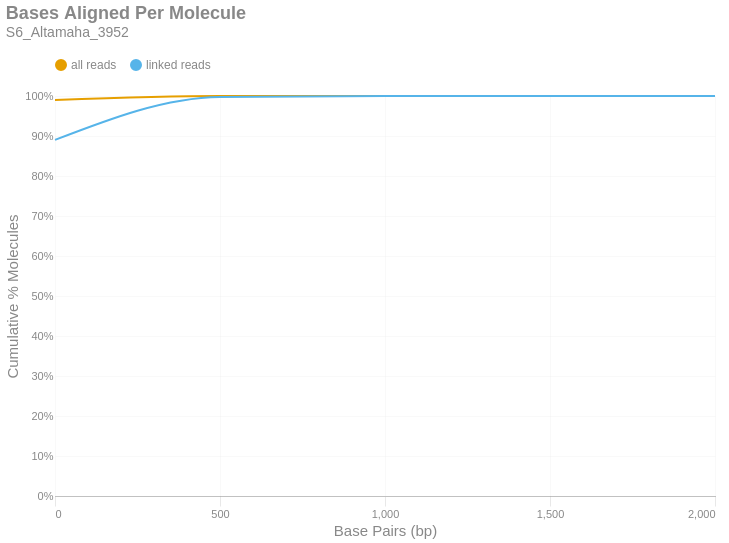

The notebook cell this image was saved under:
### Markdown cell above
### Bases Aligned Per Molecule
This is a cumulative frequency distribution showing the number of base pairs aligned per unique molecule. These data are shown in 500 bp bins. There are two distributions: one with `all reads` (yellow) and another with only `linked reads` (blue). The percent of molecules in the `linked reads` distribution is relative to the total number of linked molecules.

### Code cell
if SKIPLR:
    print_html(f"Skipped")
else:
    binned_df = consolidated_hist(valids['aligned_bp'], mask, 500, True)
    with SafeRender(binned_df):
        (
            density_plot(binned_df, 'Bases Aligned Per Molecule', samplename, 'basesper')
            .encode(
                x=alt.X('bin:Q', title="Base Pairs (bp)").axis(tickMinStep=500).scale(padding=0),
                y=alt.Y('value:Q', title='Cumulative % Molecules')
                    .axis(format='%')
                    .scale(domain = [0,1])
                    .stack(False),
                color=alt.Color("key:N").scale(domain = ["all reads", "linked reads"]),
                tooltip = [
                    alt.Tooltip("key:N", title = "Data Type"),
                    alt.Tooltip("range_label:N", title="Bases Aligned Per Molecule"),
                    alt.Tooltip("value:Q", format = ".2%", title="% Molecules (Cum.)")
                ]
            )
        ).display()

### Figure 1 — Vega-Lite specification as saved in the notebook (floating-point values rounded to 4 significant figures)
{"width": "container", "height": 400, "config": {"title": {"anchor": "start", "dy": -15, "fontSize": 18, "color": "#888888", "subtitleColor": "#888888", "subtitleFontSize": 14}, "arc": {"fill": "#0072B2"}, "axis": {"domainColor": "#888888", "domainWidth": 0.5, "gridWidth": 0.2, "grid": false, "titleFontWeight": 400, "titleFontSize": 15, "labelFontSize": 11, "labelColor": "#888888", "tickColor": "#888888", "tickWidth": 0.2, "titleColor": "#888888"}, "axisBand": {"grid": false}, "axisX": {"grid": true, "tickSize": 10, "domainCap": "round"}, "axisY": {"domain": false, "grid": true, "tickSize": 0, "domainCap": "round"}, "background": "transparent", "header": {"labelFontSize": 15, "labelColor": "#888888", "titleFontSize": 15, "titleFontWeight": 600, "titleColor": "#888888"}, "legend": {"labelFont": "sans-serif", "labelFontSize": 12, "labelColor": "#888888", "symbolSize": 100, "symbolType": "circle", "titleFontSize": 12, "titlePadding": 10, "titleColor": "#888888", "title": null, "orient": "top"}, "range": {"category": ["#E69F00", "#56B4E9", "#009E73", "#F0E442", "#0072B2", "#D55E00", "#CC79A7", "#000000"], "diverging": ["#cfe8f3", "#a2d4ec", "#73bfe2", "#46abdb", "#1696d2", "#12719e"]}, "area": {"fill": "#0072B2", "fillOpacity": 0.7, "line": true, "strokeOpacity": 0.7}, "line": {"color": "#0072B2", "stroke": "#0072B2", "strokeWidth": 2}, "trail": {"color": "#0072B2", "stroke": "#0072B2", "strokeWidth": 0, "size": 1}, "point": {"filled": true, "fillOpacity": 1.0, "size": 95}, "text": {"color": "#888888", "fontSize": 11, "align": "right", "fontWeight": 400, "size": 11}, "bar": {"fill": "#0072B2", "stroke": null}, "view": {"stroke": null, "continuousWidth": 660, "continuousHeight": 400}}, "data": {"name": "data-4647c22a04fb430014434ddf988875b2"}, "mark": {"type": "line", "interpolate": "monotone", "point": {"opacity": 0, "size": 275}}, "encoding": {"color": {"field": "key", "scale": {"domain": ["all reads", "linked reads"]}, "type": "nominal"}, "tooltip": [{"field": "key", "title": "Data Type", "type": "nominal"}, {"field": "range_label", "title": "Bases Aligned Per Molecule", "type": "nominal"}, {"field": "value", "format": ".2%", "title": "% Molecules (Cum.)", "type": "quantitative"}], "x": {"axis": {"tickMinStep": 500}, "field": "bin", "scale": {"padding": 0}, "title": "Base Pairs (bp)", "type": "quantitative"}, "y": {"axis": {"format": "%"}, "field": "value", "scale": {"domain": [0, 1]}, "stack": false, "title": "Cumulative % Molecules", "type": "quantitative"}}, "params": [{"name": "param_c36ac31b6afebe62", "select": {"type": "point", "fields": ["key"]}, "bind": "legend"}], "title": {"text": "Bases Aligned Per Molecule", "subtitle": "S6_Altamaha_3952"}, "transform": [{"fold": ["all reads (cumsum)", "linked reads (cumsum)"]}, {"calculate": "replace(datum.key, ' (cumsum)', '')", "as": "key"}, {"filter": {"param": "param_c36ac31b6afebe62"}}], "usermeta": {"embedOptions": {"downloadFileName": "S6_Altamaha_3952.basesper"}}, "$schema": "https://vega.github.io/schema/vega-lite/v6.1.0.json", "datasets": {"data-4647c22a04fb430014434ddf988875b2": [{"bin": "0.0", "interval": "0.0-500.0", "all reads": 0.99, "linked reads": 0.8903, "all reads (cumsum)": 0.99, "linked reads (cumsum)": 0.8903, "range_label": "0-499"}, {"bin": "500.0", "interval": "500.0-1000.0", "all reads": 0.009806, "linked reads": 0.1073, "all reads (cumsum)": 0.9998, "linked reads (cumsum)": 0.9976, "range_label": "500-999"}, {"bin": "1000.0", "interval": "1000.0-1500.0", "all reads": 0.000232, "linked reads": 0.002288, "all reads (cumsum)": 1.0, "linked reads (cumsum)": 0.9999, "range_label": "1000-1499"}, {"bin": "1500.0", "interval": "1500.0-2000.0", "all reads": 6.989e-06, "linked reads": 6.927e-05, "all reads (cumsum)": 1.0, "linked reads (cumsum)": 1.0, "range_label": "1500-1999"}, {"bin": "2000.0", "interval": "2000.0-2500.0", "all reads": 4.368e-07, "linked reads": 4.948e-06, "all reads (cumsum)": 1.0, "linked reads (cumsum)": 1.0, "range_label": "2000-2499"}]}}
